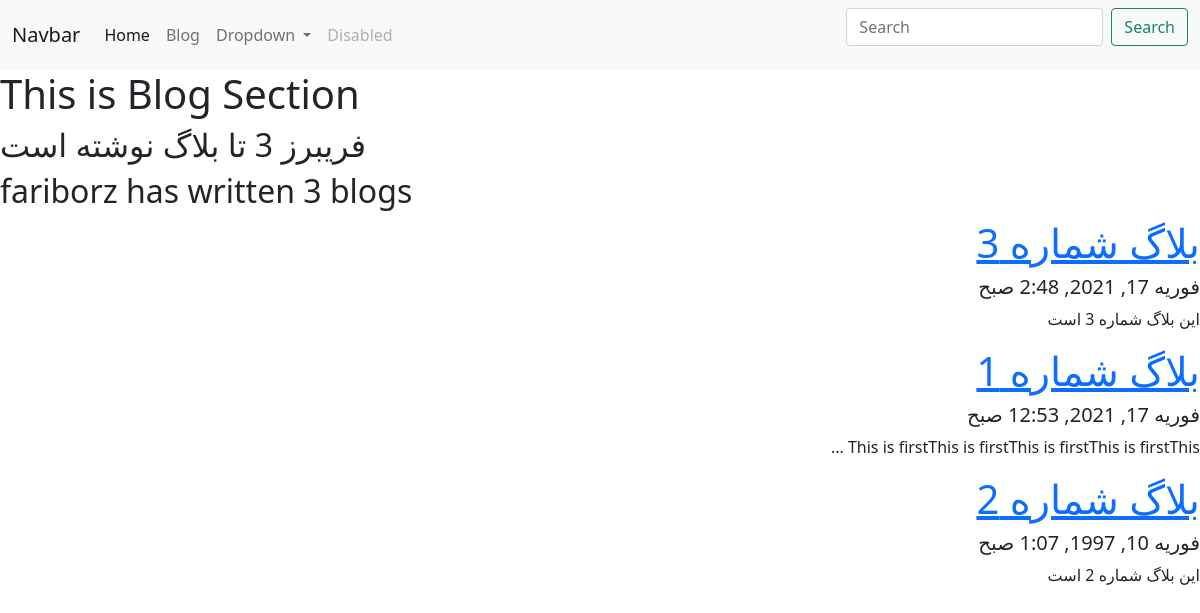
Screenshot of /blog/ with the database file from the repository.
### blog/models.py (models this page shows, shortened)
class Blog(models.Model):
    title = models.CharField(max_length=200, verbose_name='عنوان')
    description = models.TextField(verbose_name='توضیحات')
    date_created = models.DateTimeField(
        auto_now_add=False, blank=True, null=True)
    class Meta:
        verbose_name = "بلاگ"
        verbose_name_plural = "بلاگ ها"

### blog/views.py (the view)
# urls.py: path('', blogs, name="blogs"),
def blogs(request):
    blog_models = Blog.objects.order_by('-date_created')  # [:2]
    context = {
        "content": "This is Blog Section",
        "blog_models": blog_models
    }
    return render(request, "blog_page.html", context)

### blog/templates/blog_page.html
{% extends 'shared/base.html' %}
{% block content %}
<h1>{{ content }}</h1>
<h2>فریبرز {{ blog_models.count }} تا بلاگ نوشته است </h2>
<h2>fariborz has written {{ blog_models.count }} blog{{ blog_models.count|pluralize }}</h2>
{% for blog in blog_models %}
<a href="{% url 'blog:blog_detail' blog.id  %}">
    <h1 dir="rtl">{{ blog.title }}</h1>
</a>
<h5 dir="rtl">{{ blog.date_created }}</h5>
<p dir="rtl">{{ blog.description|truncatechars:60 }}</p>
{% endfor %}
{% endblock %}

### rows the page displays
Blog: title "بلاگ شماره 3", date_created "فوریه 17, 2021, 2:48 صبح", description "این بلاگ شماره 3 است"
Blog: title "بلاگ شماره 1", date_created "فوریه 17, 2021, 12:53 صبح", description "This is firstThis is firstThis is firstThis is firstThis ..."
Blog: title "بلاگ شماره 2", date_created "فوریه 10, 1997, 1:07 صبح", description "این بلاگ شماره 2 است"

### other values shown
{{ content }} "This is Blog Section"
{{ blog_models.count }} "3"
